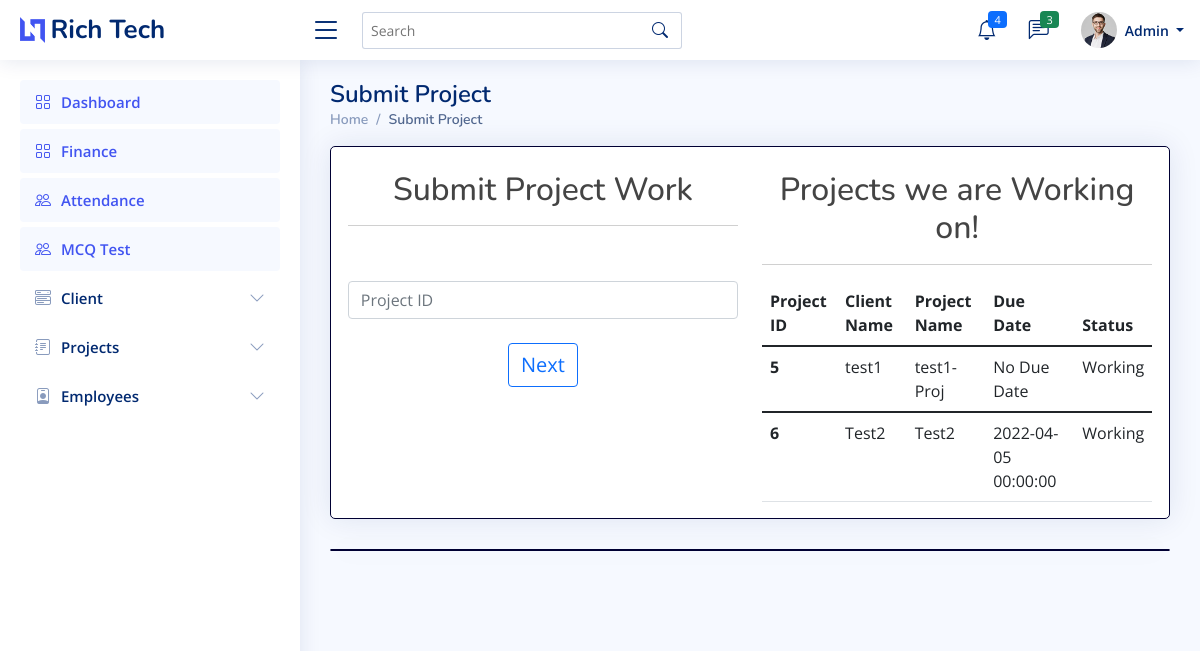
The app's page /admin/change_status.php (signed in), older data.
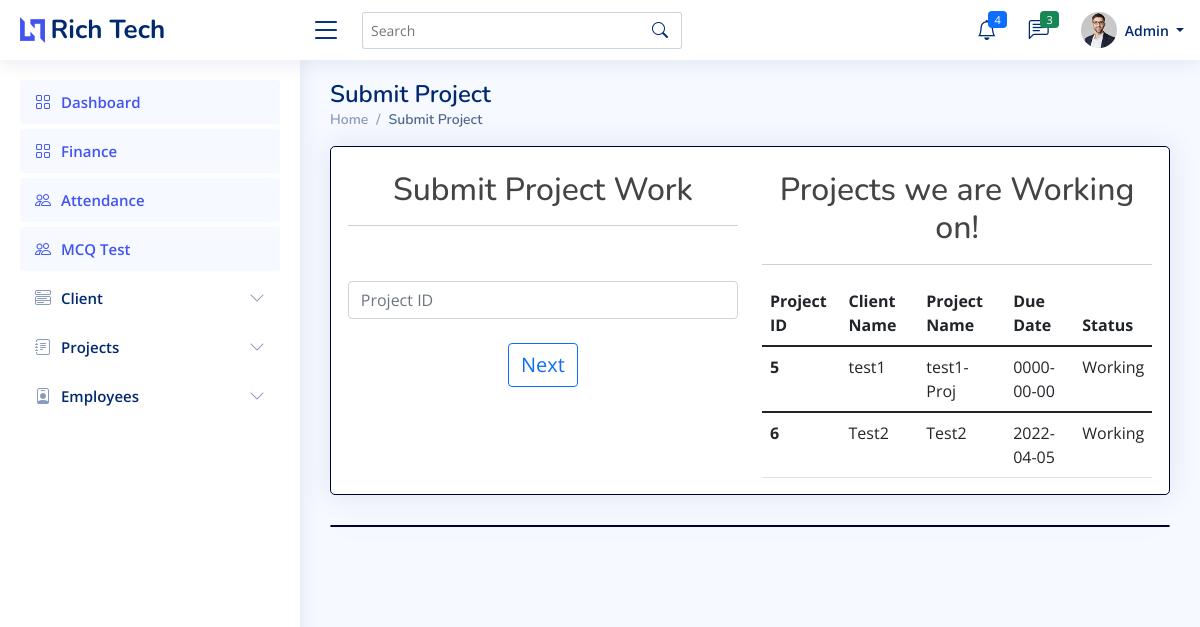
The same page, newer data.
### tables this page shows
CREATE TABLE `clientt` (
  `Id` int(7) NOT NULL,
  `cname` varchar(255) NOT NULL,
  `pname` varchar(255) NOT NULL,
  `mobile` varchar(255) NOT NULL,
  `email` varchar(255) NOT NULL,
  `aaddress` varchar(10000) NOT NULL,
  `pdate` date NOT NULL,
  `ddate` date NOT NULL,
  `descrip` longtext NOT NULL,
  `pstatus` varchar(20) NOT NULL,
  `cdate` datetime(6) DEFAULT NULL,
  `charges` int(7) NOT NULL,
  `received` date DEFAULT NULL
);

### admin/change_status.php (the view, shortened to what this page needs)
<?php
    if ($_SESSION['erole']=="admin"){
?>
<!DOCTYPE html>
<html lang="en">
<head>
  <link href="../assets/vendor/bootstrap/css/bootstrap.min.css" rel="stylesheet">
  <link href="../assets/vendor/bootstrap-icons/bootstrap-icons.css" rel="stylesheet">
  <link href="../assets/vendor/boxicons/css/boxicons.min.css" rel="stylesheet">
  <link href="../assets/vendor/quill/quill.snow.css" rel="stylesheet">
  <link href="../assets/vendor/quill/quill.bubble.css" rel="stylesheet">
  <link href="../assets/vendor/remixicon/remixicon.css" rel="stylesheet">
  <link href="../assets/vendor/simple-datatables/style.css" rel="stylesheet">
  <link href="../assets/css/style.css" rel="stylesheet">
</head>
<body>
  <?php include 'imports/nav-admin.php'; ?>
  <main id="main" class="main">
    <div class="pagetitle">
      <h1>Submit Project</h1>
      <nav>
        <ol class="breadcrumb">
          <li class="breadcrumb-item"><a href="index.php">Home</a></li>
          <li class="breadcrumb-item active">Submit Project</li>
        </ol>
      </nav>
    </div>
    <section class="section dashboard">
    <div class="card" style="padding-left: 2%; padding-right: 2%">
        <br>
        <div class="row">
            <div class="col-md-6">
            <center><h2>Submit Project Work</h2></center><hr>
            </div>
            <div class="col-md-6">
            <center><h2>Projects we are Working on!</h2></center><hr>
            </div>
        </div>
        <div class="row">
            <div class="col-md-6">
                <form action="" method="post">
                    <center>
                        <input type="text" class="form-control" name="pid" id="" placeholder="Project ID"><br>
                        <input type="submit" name="psubmit" style="font-size:20px" class="btn btn-outline-primary" value="Next">
                    </center>
                    <br>
                    <br>
                </form>
            </div>
            <div class="col-md-6">
                <?php
                    include '../imports/config.php';
                    $conn=mysqli_connect($server_name,$username,$password,$database_name);
                    $sql_query = "SELECT * from clientt where pstatus='Working'";
                    $records = mysqli_query($conn, $sql_query);
                    echo '<table class="table">';
                        echo '<thead class="thead-dark">';
                            echo '<tr>';
                            echo '<th scope="col">Project ID</th>';
                            echo '<th scope="col">Client Name</th>';
                            echo '<th scope="col">Project Name</th>';
                            echo '<th scope="col">Due Date</th>';
                            echo '<th scope="col">Status</th>';
                            echo '</tr>';
                        echo '</thead>';
                        while($data = mysqli_fetch_array($records)){
                            $n=$data['Id'];
                            $cname=$data['cname'];
                            $pname=$data['pname'];
                            $ddate=$data['ddate'];
                            $status=$data['pstatus'];
                            if($ddate=="0000-00-00 00:00:00"){
                                $ddate="No Due Date";
                            }
                            echo '<tbody>
                                    <tr>
                                    <th scope="row">'.$n.'</th>
                                    <td>'.$cname.'</td>
                                    <td>'.$pname.'</td>
                                    <td>'.$ddate.'</td>
                                    <td>'.$status.'</td>
                                    </tr>';
                        }
                        echo '</tbody>
                        </table>';
                ?>
            </div>
        </div>
    </div>
    <div class="card" style="padding-left: 2%; padding-right: 2%">
    </div>
    </section>
  </main>
</body>
</html>
<?php
        }
        else{
            ob_start();
            header('Location: '.'../index.php');
            ob_end_flush();
            die();
        }
    ?>

Row changes from the older to the newer data that the page shows:
changed clientt "test1": ddate "No Due Date" → "0000-00-00"
changed clientt "Test2": ddate "2022-04-05 00:00:00" → "2022-04-05"
